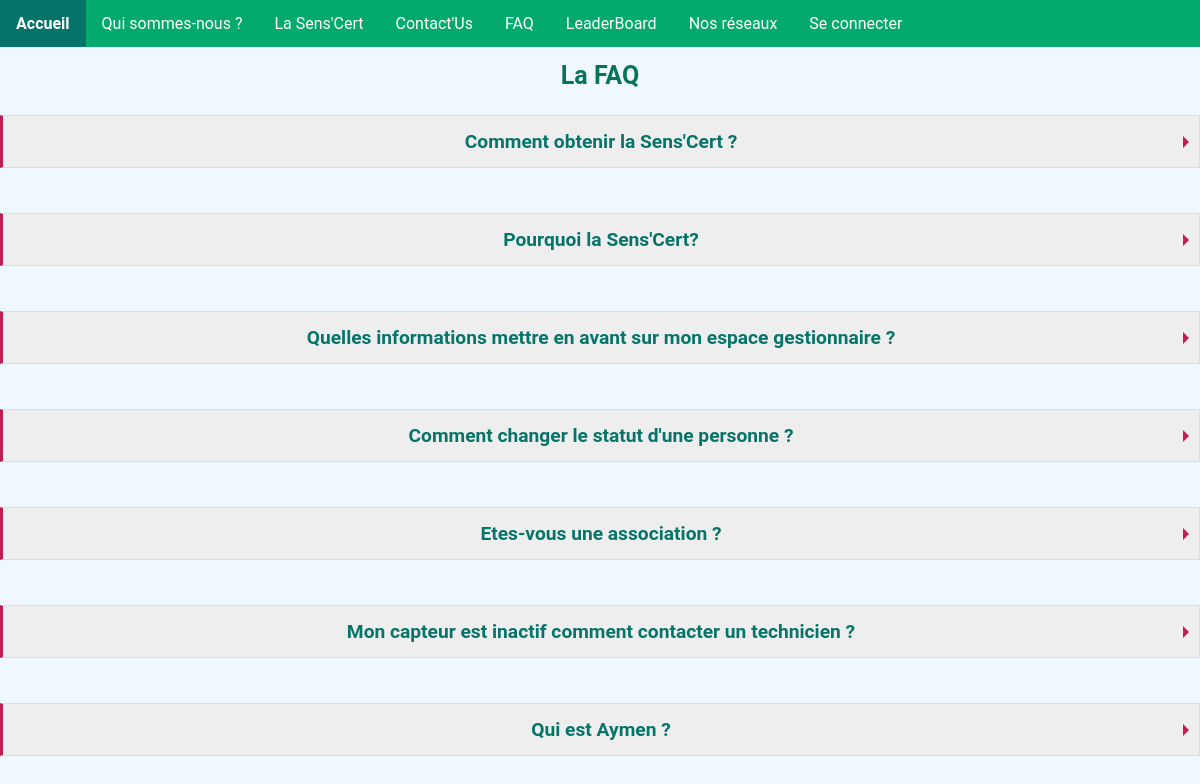
/Controleur/FAQ_controleur.php, run on the app's committed database.
### tables this page shows
create table faq 
(
  QuestionId int(11) NOT NULL primary key AUTO_INCREMENT,
  Question varchar(255) NOT NULL,
  Reponse varchar(255) NOT NULL
);

### Controleur/FAQ_controleur.php (called while the page is built, shortened)
<?php
require('../Modele/FAQ_modele.php');
$resultatsFAQ = FAQ_modele();
require('../Vue/FAQ_vue.php');

### Modele/FAQ_modele.php (called while the page is built, shortened)
<?php
function FAQ_modele()
{
    $db = dbConnect();
    $reponsesFAQ = $db->prepare('SELECT * FROM faq');
    $reponsesFAQ->execute();
    $resultatsFAQ = $reponsesFAQ->fetchAll();
    return $resultatsFAQ;
}

### Vue/FAQ_vue.php (the view, shortened to what this page needs)
<!DOCTYPE html>
<html lang="en">
<head>
    <link rel="stylesheet" href="../CSS/FAQ.css">
    <link rel="stylesheet" href="../CSS/nav.css">
    <link rel="stylesheet" href="../CSS/background.css">
</head>
<body class="background">
    <div id="titre">
        <h2>La FAQ</h2>
    </div>
    <?php
    for ($i = 0; $i < count($resultatsFAQ); $i++) {
    ?>
        <section class="faq-section">
            <label for="q<?= $i ?>"><?= $resultatsFAQ[$i]['Question'] ?></label>
        </section>
    <?php }
    ?>
</body>
</html>

### CSS/FAQ.css (style rules this page uses)
.faq-section { margin: 45px 0; }
.faq-section label { font-size: 1.2em; cursor: pointer; background: #eee; display: block; position: relative; padding: 7px 10px; font-weight: bold; border: 1px solid #ddd; border-left: 3px solid rgb(190, 30, 83); transition: all 0.15s ease-out; }
.faq-section label::before { content: ""; position: absolute; right: 4px; top: 50%; margin-top: -6px; border: 6px solid transparent; border-left-color: inherit; }
.faq-section label { display: block; color: rgb(7, 116, 105); text-align: center; padding: 14px 16px; text-decoration: none; }
#titre { display: flex; flex-direction: column; align-items: center; height: 30px; }
h2 { color: #077459; font-size: 25px; }

### CSS/background.css (style rules this page uses)
.background { background: aliceblue; font-family: "Roboto", sans-serif; padding: 0; margin: 0; }

### data on the page
faq: Question "Comment obtenir la Sens'Cert ?"
faq: Question "Pourquoi la Sens'Cert?"
faq: Question "Quelles informations mettre en avant sur mon espace gestionnaire ?"
faq: Question "Comment changer le statut d'une personne ?"
faq: Question "Etes-vous une association ?"
faq: Question "Mon capteur est inactif comment contacter un technicien ?"
faq: Question "Qui est Aymen ?"
